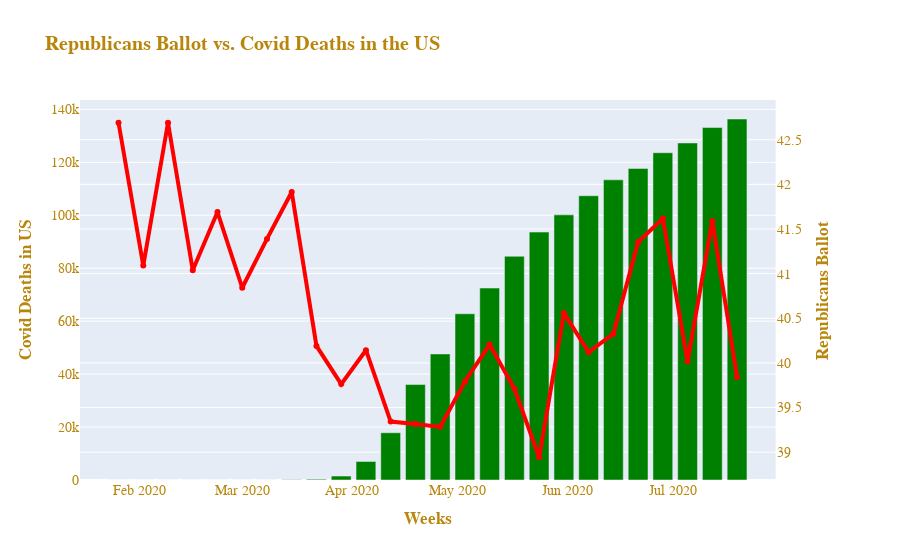

The notebook cell saved with this chart:
### Code cell
import os
from plotly.subplots import make_subplots
import plotly.express as px
import plotly.graph_objects as go

# Make figure overlaying COVID Deaths and Republicans Rating
fig = make_subplots(specs=[[{"secondary_y": True}]])

# Add traces
fig.add_trace(go.Bar(x=bin_death['date'], y=bin_death['deaths'], marker_color='green'))

fig.add_trace(go.Scatter(x=bin_death['date'], y=bin_death['rep'], mode = 'markers+lines', line=dict(color='red', width=4)), secondary_y=True)

fig.update_layout(title="<b>Republicans Ballot vs. Covid Deaths in the US</b>", xaxis_title="<b>Weeks</b>", 
                 yaxis_title="<b>Covid Deaths in US</b>", showlegend=False, autosize=False, font=dict(family="Arial, monospace",size=14,color="darkgoldenrod"))
fig.update_yaxes(title_text="<b>Republicans Ballot</b>", secondary_y=True)

### Figure 1 — Plotly figure (JSON) as saved in the notebook; plotly's stock layout.template omitted (floating-point values rounded to 4 significant figures)
{"data": [{"marker": {"color": "green"}, "type": "bar", "x": ["2020-01-26T00:00:00", "2020-02-02T00:00:00", "2020-02-09T00:00:00", "2020-02-16T00:00:00", "2020-02-23T00:00:00", "2020-03-01T00:00:00", "2020-03-08T00:00:00", "2020-03-15T00:00:00", "2020-03-22T00:00:00", "2020-03-29T00:00:00", "2020-04-05T00:00:00", "2020-04-12T00:00:00", "2020-04-19T00:00:00", "2020-04-26T00:00:00", "2020-05-03T00:00:00", "2020-05-10T00:00:00", "2020-05-17T00:00:00", "2020-05-24T00:00:00", "2020-05-31T00:00:00", "2020-06-07T00:00:00", "2020-06-14T00:00:00", "2020-06-21T00:00:00", "2020-06-28T00:00:00", "2020-07-05T00:00:00", "2020-07-12T00:00:00", "2020-07-19T00:00:00"], "y": [0, 0, 0, 0, 0, 0, 17, 49.5, 287.5, 1479.0, 7004, 17850, 36052, 47610.0, 62780.0, 72500.0, 84508, 93640.0, 100100.0, 107400.0, 113400.0, 117668, 123600.0, 127300.0, 133133, 136356]}, {"line": {"color": "red", "width": 4}, "mode": "markers+lines", "type": "scatter", "x": ["2020-01-26T00:00:00", "2020-02-02T00:00:00", "2020-02-09T00:00:00", "2020-02-16T00:00:00", "2020-02-23T00:00:00", "2020-03-01T00:00:00", "2020-03-08T00:00:00", "2020-03-15T00:00:00", "2020-03-22T00:00:00", "2020-03-29T00:00:00", "2020-04-05T00:00:00", "2020-04-12T00:00:00", "2020-04-19T00:00:00", "2020-04-26T00:00:00", "2020-05-03T00:00:00", "2020-05-10T00:00:00", "2020-05-17T00:00:00", "2020-05-24T00:00:00", "2020-05-31T00:00:00", "2020-06-07T00:00:00", "2020-06-14T00:00:00", "2020-06-21T00:00:00", "2020-06-28T00:00:00", "2020-07-05T00:00:00", "2020-07-12T00:00:00", "2020-07-19T00:00:00"], "xaxis": "x", "y": [42.69, 41.09, 42.69, 41.04, 41.69, 40.84, 41.39, 41.91, 40.19, 39.76, 40.14, 39.34, 39.32, 39.28, 39.79, 40.21, 39.71, 38.94, 40.56, 40.12, 40.32, 41.35, 41.62, 40.02, 41.59, 39.84], "yaxis": "y2"}], "layout": {"autosize": false, "font": {"color": "darkgoldenrod", "family": "Arial, monospace", "size": 14}, "showlegend": false, "title": {"text": "<b>Republicans Ballot vs. Covid Deaths in the US</b>"}, "xaxis": {"anchor": "y", "domain": [0, 0.94], "title": {"text": "<b>Weeks</b>"}}, "yaxis": {"anchor": "x", "domain": [0, 1], "title": {"text": "<b>Covid Deaths in US</b>"}}, "yaxis2": {"anchor": "x", "overlaying": "y", "side": "right", "title": {"text": "<b>Republicans Ballot</b>"}}}}
